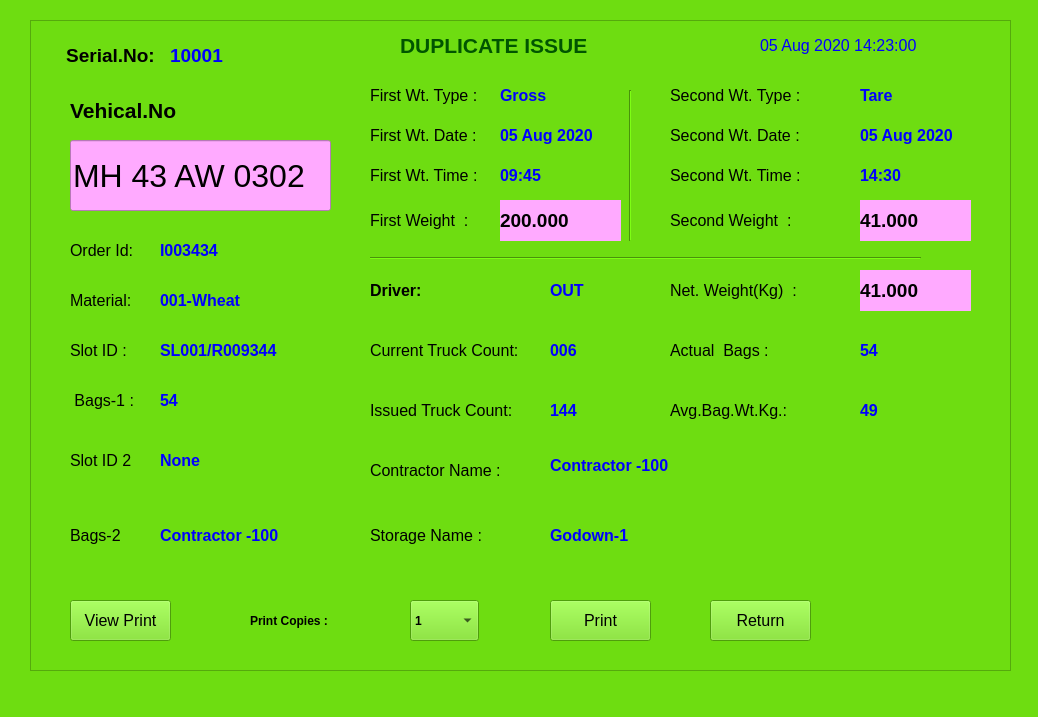
<?xml version="1.0" encoding="UTF-8"?>
<ui version="4.0">
 <class>MainWindow</class>
 <widget class="QMainWindow" name="MainWindow">
  <property name="geometry">
   <rect>
    <x>0</x>
    <y>0</y>
    <width>1038</width>
    <height>717</height>
   </rect>
  </property>
  <property name="baseSize">
   <size>
    <width>0</width>
    <height>0</height>
   </size>
  </property>
  <property name="windowTitle">
   <string>MainWindow</string>
  </property>
  <property name="styleSheet">
   <string notr="true">background-color: rgb(110,221,17);</string>
  </property>
  <widget class="QWidget" name="centralwidget">
   <widget class="QFrame" name="frame">
    <property name="geometry">
     <rect>
      <x>30</x>
      <y>20</y>
      <width>981</width>
      <height>651</height>
     </rect>
    </property>
    <property name="font">
     <font>
      <family>Arial</family>
      <pointsize>12</pointsize>
     </font>
    </property>
    <property name="frameShape">
     <enum>QFrame::StyledPanel</enum>
    </property>
    <property name="frameShadow">
     <enum>QFrame::Raised</enum>
    </property>
    <widget class="QPushButton" name="pushButton_7">
     <property name="geometry">
      <rect>
       <x>680</x>
       <y>580</y>
       <width>101</width>
       <height>41</height>
      </rect>
     </property>
     <property name="font">
      <font>
       <family>Arial</family>
       <pointsize>12</pointsize>
      </font>
     </property>
     <property name="text">
      <string>Return</string>
     </property>
    </widget>
    <widget class="QLabel" name="label_20">
     <property name="geometry">
      <rect>
       <x>30</x>
       <y>20</y>
       <width>101</width>
       <height>31</height>
      </rect>
     </property>
     <property name="font">
      <font>
       <family>Arial</family>
       <pointsize>14</pointsize>
       <weight>75</weight>
       <bold>true</bold>
       <underline>false</underline>
      </font>
     </property>
     <property name="styleSheet">
      <string notr="true"/>
     </property>
     <property name="text">
      <string>Serial.No:</string>
     </property>
     <property name="alignment">
      <set>Qt::AlignCenter</set>
     </property>
    </widget>
    <widget class="QLabel" name="label_19">
     <property name="geometry">
      <rect>
       <x>140</x>
       <y>20</y>
       <width>91</width>
       <height>31</height>
      </rect>
     </property>
     <property name="font">
      <font>
       <family>Arial</family>
       <pointsize>14</pointsize>
       <weight>75</weight>
       <bold>true</bold>
       <underline>false</underline>
      </font>
     </property>
     <property name="styleSheet">
      <string notr="true">color: rgb(0, 0, 255);</string>
     </property>
     <property name="text">
      <string>10001</string>
     </property>
     <property name="alignment">
      <set>Qt::AlignLeading|Qt::AlignLeft|Qt::AlignVCenter</set>
     </property>
    </widget>
    <widget class="QLabel" name="label_14">
     <property name="geometry">
      <rect>
       <x>40</x>
       <y>70</y>
       <width>131</width>
       <height>41</height>
      </rect>
     </property>
     <property name="font">
      <font>
       <family>Arial</family>
       <pointsize>16</pointsize>
       <weight>75</weight>
       <bold>true</bold>
      </font>
     </property>
     <property name="styleSheet">
      <string notr="true"/>
     </property>
     <property name="text">
      <string>Vehical.No </string>
     </property>
     <property name="alignment">
      <set>Qt::AlignLeading|Qt::AlignLeft|Qt::AlignVCenter</set>
     </property>
    </widget>
    <widget class="QPushButton" name="pushButton_8">
     <property name="geometry">
      <rect>
       <x>520</x>
       <y>580</y>
       <width>101</width>
       <height>41</height>
      </rect>
     </property>
     <property name="font">
      <font>
       <family>Arial</family>
       <pointsize>12</pointsize>
      </font>
     </property>
     <property name="text">
      <string>Print</string>
     </property>
    </widget>
    <widget class="QLabel" name="label_25">
     <property name="geometry">
      <rect>
       <x>340</x>
       <y>60</y>
       <width>111</width>
       <height>31</height>
      </rect>
     </property>
     <property name="font">
      <font>
       <family>Arial</family>
       <pointsize>12</pointsize>
       <weight>50</weight>
       <bold>false</bold>
       <underline>false</underline>
      </font>
     </property>
     <property name="styleSheet">
      <string notr="true"/>
     </property>
     <property name="text">
      <string>First Wt. Type :</string>
     </property>
     <property name="alignment">
      <set>Qt::AlignLeading|Qt::AlignLeft|Qt::AlignVCenter</set>
     </property>
    </widget>
    <widget class="QLabel" name="label_26">
     <property name="geometry">
      <rect>
       <x>340</x>
       <y>100</y>
       <width>111</width>
       <height>31</height>
      </rect>
     </property>
     <property name="font">
      <font>
       <family>Arial</family>
       <pointsize>12</pointsize>
       <weight>50</weight>
       <bold>false</bold>
       <underline>false</underline>
      </font>
     </property>
     <property name="styleSheet">
      <string notr="true"/>
     </property>
     <property name="text">
      <string>First Wt. Date :</string>
     </property>
     <property name="alignment">
      <set>Qt::AlignLeading|Qt::AlignLeft|Qt::AlignVCenter</set>
     </property>
    </widget>
    <widget class="QLabel" name="label_27">
     <property name="geometry">
      <rect>
       <x>340</x>
       <y>140</y>
       <width>121</width>
       <height>31</height>
      </rect>
     </property>
     <property name="font">
      <font>
       <family>Arial</family>
       <pointsize>12</pointsize>
       <weight>50</weight>
       <bold>false</bold>
       <underline>false</underline>
      </font>
     </property>
     <property name="styleSheet">
      <string notr="true"/>
     </property>
     <property name="text">
      <string>First Wt. Time :</string>
     </property>
     <property name="alignment">
      <set>Qt::AlignLeading|Qt::AlignLeft|Qt::AlignVCenter</set>
     </property>
    </widget>
    <widget class="QLabel" name="label_28">
     <property name="geometry">
      <rect>
       <x>340</x>
       <y>180</y>
       <width>121</width>
       <height>41</height>
      </rect>
     </property>
     <property name="font">
      <font>
       <family>Arial</family>
       <pointsize>12</pointsize>
       <weight>50</weight>
       <bold>false</bold>
       <underline>false</underline>
      </font>
     </property>
     <property name="styleSheet">
      <string notr="true"/>
     </property>
     <property name="text">
      <string>First Weight  :</string>
     </property>
     <property name="alignment">
      <set>Qt::AlignLeading|Qt::AlignLeft|Qt::AlignVCenter</set>
     </property>
    </widget>
    <widget class="Line" name="line">
     <property name="geometry">
      <rect>
       <x>590</x>
       <y>70</y>
       <width>20</width>
       <height>151</height>
      </rect>
     </property>
     <property name="font">
      <font>
       <family>Arial</family>
       <pointsize>12</pointsize>
      </font>
     </property>
     <property name="orientation">
      <enum>Qt::Vertical</enum>
     </property>
    </widget>
    <widget class="QLabel" name="label_29">
     <property name="geometry">
      <rect>
       <x>470</x>
       <y>60</y>
       <width>101</width>
       <height>31</height>
      </rect>
     </property>
     <property name="font">
      <font>
       <family>Arial</family>
       <pointsize>12</pointsize>
       <weight>75</weight>
       <bold>true</bold>
       <underline>false</underline>
      </font>
     </property>
     <property name="styleSheet">
      <string notr="true">color: rgb(0, 0, 255);</string>
     </property>
     <property name="text">
      <string>Gross</string>
     </property>
     <property name="alignment">
      <set>Qt::AlignLeading|Qt::AlignLeft|Qt::AlignVCenter</set>
     </property>
    </widget>
    <widget class="QLabel" name="label_30">
     <property name="geometry">
      <rect>
       <x>470</x>
       <y>100</y>
       <width>111</width>
       <height>31</height>
      </rect>
     </property>
     <property name="font">
      <font>
       <family>Arial</family>
       <pointsize>12</pointsize>
       <weight>75</weight>
       <bold>true</bold>
       <underline>false</underline>
      </font>
     </property>
     <property name="styleSheet">
      <string notr="true">color: rgb(0, 0, 255);</string>
     </property>
     <property name="text">
      <string>05 Aug 2020</string>
     </property>
     <property name="alignment">
      <set>Qt::AlignLeading|Qt::AlignLeft|Qt::AlignVCenter</set>
     </property>
    </widget>
    <widget class="QLabel" name="label_31">
     <property name="geometry">
      <rect>
       <x>470</x>
       <y>140</y>
       <width>101</width>
       <height>31</height>
      </rect>
     </property>
     <property name="font">
      <font>
       <family>Arial</family>
       <pointsize>12</pointsize>
       <weight>75</weight>
       <bold>true</bold>
       <underline>false</underline>
      </font>
     </property>
     <property name="styleSheet">
      <string notr="true">color: rgb(0, 0, 255);</string>
     </property>
     <property name="text">
      <string>09:45</string>
     </property>
     <property name="alignment">
      <set>Qt::AlignLeading|Qt::AlignLeft|Qt::AlignVCenter</set>
     </property>
    </widget>
    <widget class="QLabel" name="label_32">
     <property name="geometry">
      <rect>
       <x>470</x>
       <y>180</y>
       <width>121</width>
       <height>41</height>
      </rect>
     </property>
     <property name="font">
      <font>
       <family>Arial</family>
       <pointsize>14</pointsize>
       <weight>75</weight>
       <bold>true</bold>
       <underline>false</underline>
      </font>
     </property>
     <property name="styleSheet">
      <string notr="true">background-color: rgb(255, 170, 255);</string>
     </property>
     <property name="text">
      <string>200.000</string>
     </property>
     <property name="alignment">
      <set>Qt::AlignLeading|Qt::AlignLeft|Qt::AlignVCenter</set>
     </property>
    </widget>
    <widget class="QLabel" name="label_33">
     <property name="geometry">
      <rect>
       <x>640</x>
       <y>60</y>
       <width>141</width>
       <height>31</height>
      </rect>
     </property>
     <property name="font">
      <font>
       <family>Arial</family>
       <pointsize>12</pointsize>
       <weight>50</weight>
       <bold>false</bold>
       <underline>false</underline>
      </font>
     </property>
     <property name="styleSheet">
      <string notr="true"/>
     </property>
     <property name="text">
      <string>Second Wt. Type :</string>
     </property>
     <property name="alignment">
      <set>Qt::AlignLeading|Qt::AlignLeft|Qt::AlignVCenter</set>
     </property>
    </widget>
    <widget class="QLabel" name="label_34">
     <property name="geometry">
      <rect>
       <x>640</x>
       <y>100</y>
       <width>151</width>
       <height>31</height>
      </rect>
     </property>
     <property name="font">
      <font>
       <family>Arial</family>
       <pointsize>12</pointsize>
       <weight>50</weight>
       <bold>false</bold>
       <underline>false</underline>
      </font>
     </property>
     <property name="styleSheet">
      <string notr="true"/>
     </property>
     <property name="text">
      <string>Second Wt. Date :</string>
     </property>
     <property name="alignment">
      <set>Qt::AlignLeading|Qt::AlignLeft|Qt::AlignVCenter</set>
     </property>
    </widget>
    <widget class="QLabel" name="label_35">
     <property name="geometry">
      <rect>
       <x>640</x>
       <y>140</y>
       <width>151</width>
       <height>31</height>
      </rect>
     </property>
     <property name="font">
      <font>
       <family>Arial</family>
       <pointsize>12</pointsize>
       <weight>50</weight>
       <bold>false</bold>
       <underline>false</underline>
      </font>
     </property>
     <property name="styleSheet">
      <string notr="true"/>
     </property>
     <property name="text">
      <string>Second Wt. Time :</string>
     </property>
     <property name="alignment">
      <set>Qt::AlignLeading|Qt::AlignLeft|Qt::AlignVCenter</set>
     </property>
    </widget>
    <widget class="QLabel" name="label_36">
     <property name="geometry">
      <rect>
       <x>640</x>
       <y>180</y>
       <width>151</width>
       <height>41</height>
      </rect>
     </property>
     <property name="font">
      <font>
       <family>Arial</family>
       <pointsize>12</pointsize>
       <weight>50</weight>
       <bold>false</bold>
       <underline>false</underline>
      </font>
     </property>
     <property name="styleSheet">
      <string notr="true"/>
     </property>
     <property name="text">
      <string>Second Weight  :</string>
     </property>
     <property name="alignment">
      <set>Qt::AlignLeading|Qt::AlignLeft|Qt::AlignVCenter</set>
     </property>
    </widget>
    <widget class="QLineEdit" name="lineEdit_2">
     <property name="geometry">
      <rect>
       <x>40</x>
       <y>120</y>
       <width>261</width>
       <height>71</height>
      </rect>
     </property>
     <property name="font">
      <font>
       <family>MS Shell Dlg 2</family>
       <pointsize>24</pointsize>
       <weight>50</weight>
       <italic>false</italic>
       <bold>false</bold>
      </font>
     </property>
     <property name="styleSheet">
      <string notr="true">background-color: rgb(255, 170, 255);
font: 24pt &quot;MS Shell Dlg 2&quot;;</string>
     </property>
     <property name="text">
      <string>MH 43 AW 0302</string>
     </property>
    </widget>
    <widget class="Line" name="line_2">
     <property name="geometry">
      <rect>
       <x>340</x>
       <y>230</y>
       <width>551</width>
       <height>16</height>
      </rect>
     </property>
     <property name="font">
      <font>
       <family>Arial</family>
       <pointsize>12</pointsize>
      </font>
     </property>
     <property name="orientation">
      <enum>Qt::Horizontal</enum>
     </property>
    </widget>
    <widget class="QLabel" name="label_44">
     <property name="geometry">
      <rect>
       <x>640</x>
       <y>250</y>
       <width>151</width>
       <height>41</height>
      </rect>
     </property>
     <property name="font">
      <font>
       <family>Arial</family>
       <pointsize>12</pointsize>
       <weight>50</weight>
       <bold>false</bold>
       <underline>false</underline>
      </font>
     </property>
     <property name="styleSheet">
      <string notr="true"/>
     </property>
     <property name="text">
      <string>Net. Weight(Kg)  :</string>
     </property>
     <property name="alignment">
      <set>Qt::AlignLeading|Qt::AlignLeft|Qt::AlignVCenter</set>
     </property>
    </widget>
    <widget class="QLabel" name="label_47">
     <property name="geometry">
      <rect>
       <x>730</x>
       <y>10</y>
       <width>201</width>
       <height>31</height>
      </rect>
     </property>
     <property name="font">
      <font>
       <family>Arial</family>
       <pointsize>12</pointsize>
       <weight>50</weight>
       <bold>false</bold>
       <underline>false</underline>
      </font>
     </property>
     <property name="styleSheet">
      <string notr="true">color: rgb(0, 0, 255);</string>
     </property>
     <property name="text">
      <string>05 Aug 2020 14:23:00</string>
     </property>
     <property name="alignment">
      <set>Qt::AlignLeading|Qt::AlignLeft|Qt::AlignVCenter</set>
     </property>
    </widget>
    <widget class="QLabel" name="label_58">
     <property name="geometry">
      <rect>
       <x>370</x>
       <y>10</y>
       <width>201</width>
       <height>31</height>
      </rect>
     </property>
     <property name="font">
      <font>
       <family>Arial</family>
       <pointsize>16</pointsize>
       <weight>75</weight>
       <bold>true</bold>
      </font>
     </property>
     <property name="styleSheet">
      <string notr="true">color: rgb(0, 85, 0);</string>
     </property>
     <property name="text">
      <string>DUPLICATE ISSUE</string>
     </property>
     <property name="alignment">
      <set>Qt::AlignLeading|Qt::AlignLeft|Qt::AlignVCenter</set>
     </property>
    </widget>
    <widget class="QLabel" name="label_15">
     <property name="geometry">
      <rect>
       <x>40</x>
       <y>210</y>
       <width>71</width>
       <height>41</height>
      </rect>
     </property>
     <property name="font">
      <font>
       <family>Arial</family>
       <pointsize>12</pointsize>
       <weight>50</weight>
       <bold>false</bold>
       <underline>false</underline>
      </font>
     </property>
     <property name="styleSheet">
      <string notr="true"/>
     </property>
     <property name="text">
      <string>Order Id:</string>
     </property>
     <property name="alignment">
      <set>Qt::AlignLeading|Qt::AlignLeft|Qt::AlignVCenter</set>
     </property>
    </widget>
    <widget class="QLabel" name="label_55">
     <property name="geometry">
      <rect>
       <x>40</x>
       <y>310</y>
       <width>61</width>
       <height>41</height>
      </rect>
     </property>
     <property name="font">
      <font>
       <family>Arial</family>
       <pointsize>12</pointsize>
       <weight>50</weight>
       <bold>false</bold>
       <underline>false</underline>
      </font>
     </property>
     <property name="styleSheet">
      <string notr="true"/>
     </property>
     <property name="text">
      <string>Slot ID :</string>
     </property>
     <property name="alignment">
      <set>Qt::AlignLeading|Qt::AlignLeft|Qt::AlignVCenter</set>
     </property>
    </widget>
    <widget class="QLabel" name="label_57">
     <property name="geometry">
      <rect>
       <x>40</x>
       <y>260</y>
       <width>61</width>
       <height>41</height>
      </rect>
     </property>
     <property name="font">
      <font>
       <family>Arial</family>
       <pointsize>12</pointsize>
       <weight>50</weight>
       <bold>false</bold>
       <underline>false</underline>
      </font>
     </property>
     <property name="styleSheet">
      <string notr="true"/>
     </property>
     <property name="text">
      <string>Material:</string>
     </property>
     <property name="alignment">
      <set>Qt::AlignLeading|Qt::AlignLeft|Qt::AlignVCenter</set>
     </property>
    </widget>
    <widget class="QLabel" name="label_46">
     <property name="geometry">
      <rect>
       <x>130</x>
       <y>260</y>
       <width>161</width>
       <height>41</height>
      </rect>
     </property>
     <property name="font">
      <font>
       <family>Arial</family>
       <pointsize>12</pointsize>
       <weight>75</weight>
       <bold>true</bold>
       <underline>false</underline>
      </font>
     </property>
     <property name="styleSheet">
      <string notr="true">color: rgb(0, 0, 255);</string>
     </property>
     <property name="text">
      <string>001-Wheat</string>
     </property>
     <property name="alignment">
      <set>Qt::AlignLeading|Qt::AlignLeft|Qt::AlignVCenter</set>
     </property>
    </widget>
    <widget class="QLabel" name="label_56">
     <property name="enabled">
      <bool>true</bool>
     </property>
     <property name="geometry">
      <rect>
       <x>40</x>
       <y>420</y>
       <width>61</width>
       <height>41</height>
      </rect>
     </property>
     <property name="font">
      <font>
       <family>Arial</family>
       <pointsize>12</pointsize>
       <weight>50</weight>
       <bold>false</bold>
       <underline>false</underline>
      </font>
     </property>
     <property name="styleSheet">
      <string notr="true"/>
     </property>
     <property name="text">
      <string>Slot ID 2 :</string>
     </property>
     <property name="alignment">
      <set>Qt::AlignLeading|Qt::AlignLeft|Qt::AlignVCenter</set>
     </property>
    </widget>
    <widget class="QLabel" name="label_54">
     <property name="geometry">
      <rect>
       <x>40</x>
       <y>360</y>
       <width>71</width>
       <height>41</height>
      </rect>
     </property>
     <property name="font">
      <font>
       <family>Arial</family>
       <pointsize>12</pointsize>
       <weight>50</weight>
       <bold>false</bold>
       <underline>false</underline>
      </font>
     </property>
     <property name="styleSheet">
      <string notr="true"/>
     </property>
     <property name="text">
      <string> Bags-1 :</string>
     </property>
     <property name="alignment">
      <set>Qt::AlignLeading|Qt::AlignLeft|Qt::AlignVCenter</set>
     </property>
    </widget>
    <widget class="QLabel" name="label_59">
     <property name="enabled">
      <bool>true</bool>
     </property>
     <property name="geometry">
      <rect>
       <x>40</x>
       <y>490</y>
       <width>61</width>
       <height>51</height>
      </rect>
     </property>
     <property name="font">
      <font>
       <family>Arial</family>
       <pointsize>12</pointsize>
       <weight>50</weight>
       <bold>false</bold>
       <underline>false</underline>
      </font>
     </property>
     <property name="styleSheet">
      <string notr="true"/>
     </property>
     <property name="text">
      <string>Bags-2</string>
     </property>
     <property name="alignment">
      <set>Qt::AlignLeading|Qt::AlignLeft|Qt::AlignVCenter</set>
     </property>
    </widget>
    <widget class="QLabel" name="label_49">
     <property name="geometry">
      <rect>
       <x>130</x>
       <y>210</y>
       <width>171</width>
       <height>41</height>
      </rect>
     </property>
     <property name="font">
      <font>
       <family>Arial</family>
       <pointsize>12</pointsize>
       <weight>75</weight>
       <bold>true</bold>
       <underline>false</underline>
      </font>
     </property>
     <property name="styleSheet">
      <string notr="true">color: rgb(0, 0, 255);</string>
     </property>
     <property name="text">
      <string>I003434</string>
     </property>
     <property name="alignment">
      <set>Qt::AlignLeading|Qt::AlignLeft|Qt::AlignVCenter</set>
     </property>
    </widget>
    <widget class="QLabel" name="label_50">
     <property name="geometry">
      <rect>
       <x>130</x>
       <y>310</y>
       <width>181</width>
       <height>41</height>
      </rect>
     </property>
     <property name="font">
      <font>
       <family>Arial</family>
       <pointsize>12</pointsize>
       <weight>75</weight>
       <bold>true</bold>
       <underline>false</underline>
      </font>
     </property>
     <property name="styleSheet">
      <string notr="true">color: rgb(0, 0, 255);</string>
     </property>
     <property name="text">
      <string>SL001/R009344</string>
     </property>
     <property name="alignment">
      <set>Qt::AlignLeading|Qt::AlignLeft|Qt::AlignVCenter</set>
     </property>
    </widget>
    <widget class="QLabel" name="label_60">
     <property name="geometry">
      <rect>
       <x>130</x>
       <y>360</y>
       <width>61</width>
       <height>41</height>
      </rect>
     </property>
     <property name="font">
      <font>
       <family>Arial</family>
       <pointsize>12</pointsize>
       <weight>75</weight>
       <bold>true</bold>
       <underline>false</underline>
      </font>
     </property>
     <property name="styleSheet">
      <string notr="true">color: rgb(0, 0, 255);</string>
     </property>
     <property name="text">
      <string>54</string>
     </property>
     <property name="alignment">
      <set>Qt::AlignLeading|Qt::AlignLeft|Qt::AlignVCenter</set>
     </property>
    </widget>
    <widget class="QLabel" name="label_61">
     <property name="geometry">
      <rect>
       <x>130</x>
       <y>420</y>
       <width>161</width>
       <height>41</height>
      </rect>
     </property>
     <property name="font">
      <font>
       <family>Arial</family>
       <pointsize>12</pointsize>
       <weight>75</weight>
       <bold>true</bold>
       <underline>false</underline>
      </font>
     </property>
     <property name="styleSheet">
      <string notr="true">color: rgb(0, 0, 255);</string>
     </property>
     <property name="text">
      <string>None</string>
     </property>
     <property name="alignment">
      <set>Qt::AlignLeading|Qt::AlignLeft|Qt::AlignVCenter</set>
     </property>
    </widget>
    <widget class="QLabel" name="label_62">
     <property name="geometry">
      <rect>
       <x>130</x>
       <y>490</y>
       <width>121</width>
       <height>51</height>
      </rect>
     </property>
     <property name="font">
      <font>
       <family>Arial</family>
       <pointsize>12</pointsize>
       <weight>75</weight>
       <bold>true</bold>
       <underline>false</underline>
      </font>
     </property>
     <property name="styleSheet">
      <string notr="true">color: rgb(0, 0, 255);</string>
     </property>
     <property name="text">
      <string>Contractor -100</string>
     </property>
     <property name="alignment">
      <set>Qt::AlignLeading|Qt::AlignLeft|Qt::AlignVCenter</set>
     </property>
    </widget>
    <widget class="QPushButton" name="pushButton_9">
     <property name="geometry">
      <rect>
       <x>40</x>
       <y>580</y>
       <width>101</width>
       <height>41</height>
      </rect>
     </property>
     <property name="font">
      <font>
       <family>Arial</family>
       <pointsize>12</pointsize>
      </font>
     </property>
     <property name="text">
      <string>View Print</string>
     </property>
    </widget>
    <widget class="QLabel" name="label_65">
     <property name="geometry">
      <rect>
       <x>830</x>
       <y>180</y>
       <width>111</width>
       <height>41</height>
      </rect>
     </property>
     <property name="font">
      <font>
       <family>Arial</family>
       <pointsize>14</pointsize>
       <weight>75</weight>
       <bold>true</bold>
       <underline>false</underline>
      </font>
     </property>
     <property name="styleSheet">
      <string notr="true">background-color: rgb(255, 170, 255);</string>
     </property>
     <property name="text">
      <string>41.000</string>
     </property>
     <property name="alignment">
      <set>Qt::AlignLeading|Qt::AlignLeft|Qt::AlignVCenter</set>
     </property>
    </widget>
    <widget class="QLabel" name="label_66">
     <property name="geometry">
      <rect>
       <x>830</x>
       <y>100</y>
       <width>101</width>
       <height>31</height>
      </rect>
     </property>
     <property name="font">
      <font>
       <family>Arial</family>
       <pointsize>12</pointsize>
       <weight>75</weight>
       <bold>true</bold>
       <underline>false</underline>
      </font>
     </property>
     <property name="styleSheet">
      <string notr="true">color: rgb(0, 0, 255);</string>
     </property>
     <property name="text">
      <string>05 Aug 2020</string>
     </property>
     <property name="alignment">
      <set>Qt::AlignLeading|Qt::AlignLeft|Qt::AlignVCenter</set>
     </property>
    </widget>
    <widget class="QLabel" name="label_67">
     <property name="geometry">
      <rect>
       <x>830</x>
       <y>60</y>
       <width>91</width>
       <height>31</height>
      </rect>
     </property>
     <property name="font">
      <font>
       <family>Arial</family>
       <pointsize>12</pointsize>
       <weight>75</weight>
       <bold>true</bold>
       <underline>false</underline>
      </font>
     </property>
     <property name="styleSheet">
      <string notr="true">color: rgb(0, 0, 255);</string>
     </property>
     <property name="text">
      <string>Tare</string>
     </property>
     <property name="alignment">
      <set>Qt::AlignLeading|Qt::AlignLeft|Qt::AlignVCenter</set>
     </property>
    </widget>
    <widget class="QLabel" name="label_68">
     <property name="geometry">
      <rect>
       <x>830</x>
       <y>140</y>
       <width>91</width>
       <height>31</height>
      </rect>
     </property>
     <property name="font">
      <font>
       <family>Arial</family>
       <pointsize>12</pointsize>
       <weight>75</weight>
       <bold>true</bold>
       <underline>false</underline>
      </font>
     </property>
     <property name="styleSheet">
      <string notr="true">color: rgb(0, 0, 255);</string>
     </property>
     <property name="text">
      <string>14:30</string>
     </property>
     <property name="alignment">
      <set>Qt::AlignLeading|Qt::AlignLeft|Qt::AlignVCenter</set>
     </property>
    </widget>
    <widget class="QLabel" name="label_69">
     <property name="geometry">
      <rect>
       <x>520</x>
       <y>250</y>
       <width>51</width>
       <height>41</height>
      </rect>
     </property>
     <property name="font">
      <font>
       <family>Arial</family>
       <pointsize>12</pointsize>
       <weight>75</weight>
       <bold>true</bold>
       <underline>false</underline>
      </font>
     </property>
     <property name="styleSheet">
      <string notr="true">color: rgb(0, 0, 255);</string>
     </property>
     <property name="text">
      <string>OUT</string>
     </property>
     <property name="alignment">
      <set>Qt::AlignLeading|Qt::AlignLeft|Qt::AlignVCenter</set>
     </property>
    </widget>
    <widget class="QLabel" name="label_70">
     <property name="geometry">
      <rect>
       <x>520</x>
       <y>420</y>
       <width>181</width>
       <height>51</height>
      </rect>
     </property>
     <property name="font">
      <font>
       <family>Arial</family>
       <pointsize>12</pointsize>
       <weight>75</weight>
       <bold>true</bold>
       <underline>false</underline>
      </font>
     </property>
     <property name="styleSheet">
      <string notr="true">color: rgb(0, 0, 255);</string>
     </property>
     <property name="text">
      <string>Contractor -100</string>
     </property>
     <property name="alignment">
      <set>Qt::AlignLeading|Qt::AlignLeft|Qt::AlignVCenter</set>
     </property>
    </widget>
    <widget class="QLabel" name="label_22">
     <property name="geometry">
      <rect>
       <x>340</x>
       <y>310</y>
       <width>161</width>
       <height>41</height>
      </rect>
     </property>
     <property name="font">
      <font>
       <family>Arial</family>
       <pointsize>12</pointsize>
       <weight>50</weight>
       <bold>false</bold>
       <underline>false</underline>
      </font>
     </property>
     <property name="styleSheet">
      <string notr="true"/>
     </property>
     <property name="text">
      <string>Current Truck Count:</string>
     </property>
     <property name="alignment">
      <set>Qt::AlignLeading|Qt::AlignLeft|Qt::AlignVCenter</set>
     </property>
    </widget>
    <widget class="QLabel" name="label_71">
     <property name="geometry">
      <rect>
       <x>520</x>
       <y>370</y>
       <width>71</width>
       <height>41</height>
      </rect>
     </property>
     <property name="font">
      <font>
       <family>Arial</family>
       <pointsize>12</pointsize>
       <weight>75</weight>
       <bold>true</bold>
       <underline>false</underline>
      </font>
     </property>
     <property name="styleSheet">
      <string notr="true">color: rgb(0, 0, 255);</string>
     </property>
     <property name="text">
      <string>144</string>
     </property>
     <property name="alignment">
      <set>Qt::AlignLeading|Qt::AlignLeft|Qt::AlignVCenter</set>
     </property>
    </widget>
    <widget class="QLabel" name="label_72">
     <property name="geometry">
      <rect>
       <x>340</x>
       <y>370</y>
       <width>161</width>
       <height>41</height>
      </rect>
     </property>
     <property name="font">
      <font>
       <family>Arial</family>
       <pointsize>12</pointsize>
       <weight>50</weight>
       <bold>false</bold>
       <underline>false</underline>
      </font>
     </property>
     <property name="styleSheet">
      <string notr="true"/>
     </property>
     <property name="text">
      <string>Issued Truck Count:</string>
     </property>
     <property name="alignment">
      <set>Qt::AlignLeading|Qt::AlignLeft|Qt::AlignVCenter</set>
     </property>
    </widget>
    <widget class="QLabel" name="label_37">
     <property name="geometry">
      <rect>
       <x>520</x>
       <y>310</y>
       <width>61</width>
       <height>41</height>
      </rect>
     </property>
     <property name="font">
      <font>
       <family>Arial</family>
       <pointsize>12</pointsize>
       <weight>75</weight>
       <bold>true</bold>
       <underline>false</underline>
      </font>
     </property>
     <property name="styleSheet">
      <string notr="true">color: rgb(0, 0, 255);</string>
     </property>
     <property name="text">
      <string>006</string>
     </property>
     <property name="alignment">
      <set>Qt::AlignLeading|Qt::AlignLeft|Qt::AlignVCenter</set>
     </property>
    </widget>
    <widget class="QLabel" name="label_73">
     <property name="geometry">
      <rect>
       <x>340</x>
       <y>250</y>
       <width>91</width>
       <height>41</height>
      </rect>
     </property>
     <property name="font">
      <font>
       <family>Arial</family>
       <pointsize>12</pointsize>
       <weight>75</weight>
       <bold>true</bold>
       <underline>false</underline>
      </font>
     </property>
     <property name="styleSheet">
      <string notr="true"/>
     </property>
     <property name="text">
      <string>Driver:</string>
     </property>
     <property name="alignment">
      <set>Qt::AlignLeading|Qt::AlignLeft|Qt::AlignVCenter</set>
     </property>
    </widget>
    <widget class="QLabel" name="label_18">
     <property name="geometry">
      <rect>
       <x>340</x>
       <y>430</y>
       <width>141</width>
       <height>41</height>
      </rect>
     </property>
     <property name="font">
      <font>
       <family>Arial</family>
       <pointsize>12</pointsize>
       <weight>50</weight>
       <bold>false</bold>
       <underline>false</underline>
      </font>
     </property>
     <property name="styleSheet">
      <string notr="true"/>
     </property>
     <property name="text">
      <string>Contractor Name :</string>
     </property>
     <property name="alignment">
      <set>Qt::AlignLeading|Qt::AlignLeft|Qt::AlignVCenter</set>
     </property>
    </widget>
    <widget class="QLabel" name="label_74">
     <property name="geometry">
      <rect>
       <x>830</x>
       <y>250</y>
       <width>111</width>
       <height>41</height>
      </rect>
     </property>
     <property name="font">
      <font>
       <family>Arial</family>
       <pointsize>14</pointsize>
       <weight>75</weight>
       <bold>true</bold>
       <underline>false</underline>
      </font>
     </property>
     <property name="styleSheet">
      <string notr="true">background-color: rgb(255, 170, 255);</string>
     </property>
     <property name="text">
      <string>41.000</string>
     </property>
     <property name="alignment">
      <set>Qt::AlignLeading|Qt::AlignLeft|Qt::AlignVCenter</set>
     </property>
    </widget>
    <widget class="QLabel" name="label_110">
     <property name="geometry">
      <rect>
       <x>830</x>
       <y>370</y>
       <width>81</width>
       <height>41</height>
      </rect>
     </property>
     <property name="font">
      <font>
       <family>Arial</family>
       <pointsize>12</pointsize>
       <weight>75</weight>
       <bold>true</bold>
       <underline>false</underline>
      </font>
     </property>
     <property name="styleSheet">
      <string notr="true">color: rgb(0, 0, 255);</string>
     </property>
     <property name="text">
      <string>49</string>
     </property>
     <property name="alignment">
      <set>Qt::AlignLeading|Qt::AlignLeft|Qt::AlignVCenter</set>
     </property>
    </widget>
    <widget class="QLabel" name="label_111">
     <property name="geometry">
      <rect>
       <x>830</x>
       <y>310</y>
       <width>81</width>
       <height>41</height>
      </rect>
     </property>
     <property name="font">
      <font>
       <family>Arial</family>
       <pointsize>12</pointsize>
       <weight>75</weight>
       <bold>true</bold>
       <underline>false</underline>
      </font>
     </property>
     <property name="styleSheet">
      <string notr="true">color: rgb(0, 0, 255);</string>
     </property>
     <property name="text">
      <string>54</string>
     </property>
     <property name="alignment">
      <set>Qt::AlignLeading|Qt::AlignLeft|Qt::AlignVCenter</set>
     </property>
    </widget>
    <widget class="QLabel" name="label_112">
     <property name="geometry">
      <rect>
       <x>640</x>
       <y>310</y>
       <width>161</width>
       <height>41</height>
      </rect>
     </property>
     <property name="font">
      <font>
       <family>Arial</family>
       <pointsize>12</pointsize>
       <weight>50</weight>
       <bold>false</bold>
       <underline>false</underline>
      </font>
     </property>
     <property name="styleSheet">
      <string notr="true"/>
     </property>
     <property name="text">
      <string>Actual  Bags :</string>
     </property>
     <property name="alignment">
      <set>Qt::AlignLeading|Qt::AlignLeft|Qt::AlignVCenter</set>
     </property>
    </widget>
    <widget class="QLabel" name="label_113">
     <property name="geometry">
      <rect>
       <x>640</x>
       <y>370</y>
       <width>151</width>
       <height>41</height>
      </rect>
     </property>
     <property name="font">
      <font>
       <family>Arial</family>
       <pointsize>12</pointsize>
       <weight>50</weight>
       <bold>false</bold>
       <underline>false</underline>
      </font>
     </property>
     <property name="styleSheet">
      <string notr="true"/>
     </property>
     <property name="text">
      <string>Avg.Bag.Wt.Kg.:</string>
     </property>
     <property name="alignment">
      <set>Qt::AlignLeading|Qt::AlignLeft|Qt::AlignVCenter</set>
     </property>
    </widget>
    <widget class="QComboBox" name="comboBox">
     <property name="geometry">
      <rect>
       <x>380</x>
       <y>580</y>
       <width>69</width>
       <height>41</height>
      </rect>
     </property>
     <property name="font">
      <font>
       <weight>75</weight>
       <bold>true</bold>
      </font>
     </property>
     <item>
      <property name="text">
       <string>1</string>
      </property>
     </item>
     <item>
      <property name="text">
       <string>2</string>
      </property>
     </item>
     <item>
      <property name="text">
       <string>4</string>
      </property>
     </item>
     <item>
      <property name="text">
       <string>5</string>
      </property>
     </item>
    </widget>
    <widget class="QLabel" name="label_42">
     <property name="geometry">
      <rect>
       <x>220</x>
       <y>580</y>
       <width>111</width>
       <height>41</height>
      </rect>
     </property>
     <property name="font">
      <font>
       <weight>75</weight>
       <bold>true</bold>
      </font>
     </property>
     <property name="styleSheet">
      <string notr="true"/>
     </property>
     <property name="text">
      <string>Print Copies :</string>
     </property>
     <property name="alignment">
      <set>Qt::AlignLeading|Qt::AlignLeft|Qt::AlignVCenter</set>
     </property>
    </widget>
    <widget class="QLabel" name="label_45">
     <property name="geometry">
      <rect>
       <x>340</x>
       <y>490</y>
       <width>141</width>
       <height>51</height>
      </rect>
     </property>
     <property name="font">
      <font>
       <family>Arial</family>
       <pointsize>12</pointsize>
       <weight>50</weight>
       <bold>false</bold>
       <underline>false</underline>
      </font>
     </property>
     <property name="styleSheet">
      <string notr="true"/>
     </property>
     <property name="text">
      <string>Storage Name :</string>
     </property>
     <property name="alignment">
      <set>Qt::AlignLeading|Qt::AlignLeft|Qt::AlignVCenter</set>
     </property>
    </widget>
    <widget class="QLabel" name="label_114">
     <property name="geometry">
      <rect>
       <x>520</x>
       <y>490</y>
       <width>181</width>
       <height>51</height>
      </rect>
     </property>
     <property name="font">
      <font>
       <family>Arial</family>
       <pointsize>12</pointsize>
       <weight>75</weight>
       <bold>true</bold>
       <underline>false</underline>
      </font>
     </property>
     <property name="styleSheet">
      <string notr="true">color: rgb(0, 0, 255);</string>
     </property>
     <property name="text">
      <string>Godown-1</string>
     </property>
     <property name="alignment">
      <set>Qt::AlignLeading|Qt::AlignLeft|Qt::AlignVCenter</set>
     </property>
    </widget>
   </widget>
  </widget>
  <widget class="QMenuBar" name="menubar">
   <property name="geometry">
    <rect>
     <x>0</x>
     <y>0</y>
     <width>1038</width>
     <height>21</height>
    </rect>
   </property>
  </widget>
  <widget class="QStatusBar" name="statusbar"/>
 </widget>
 <resources/>
 <connections/>
</ui>
